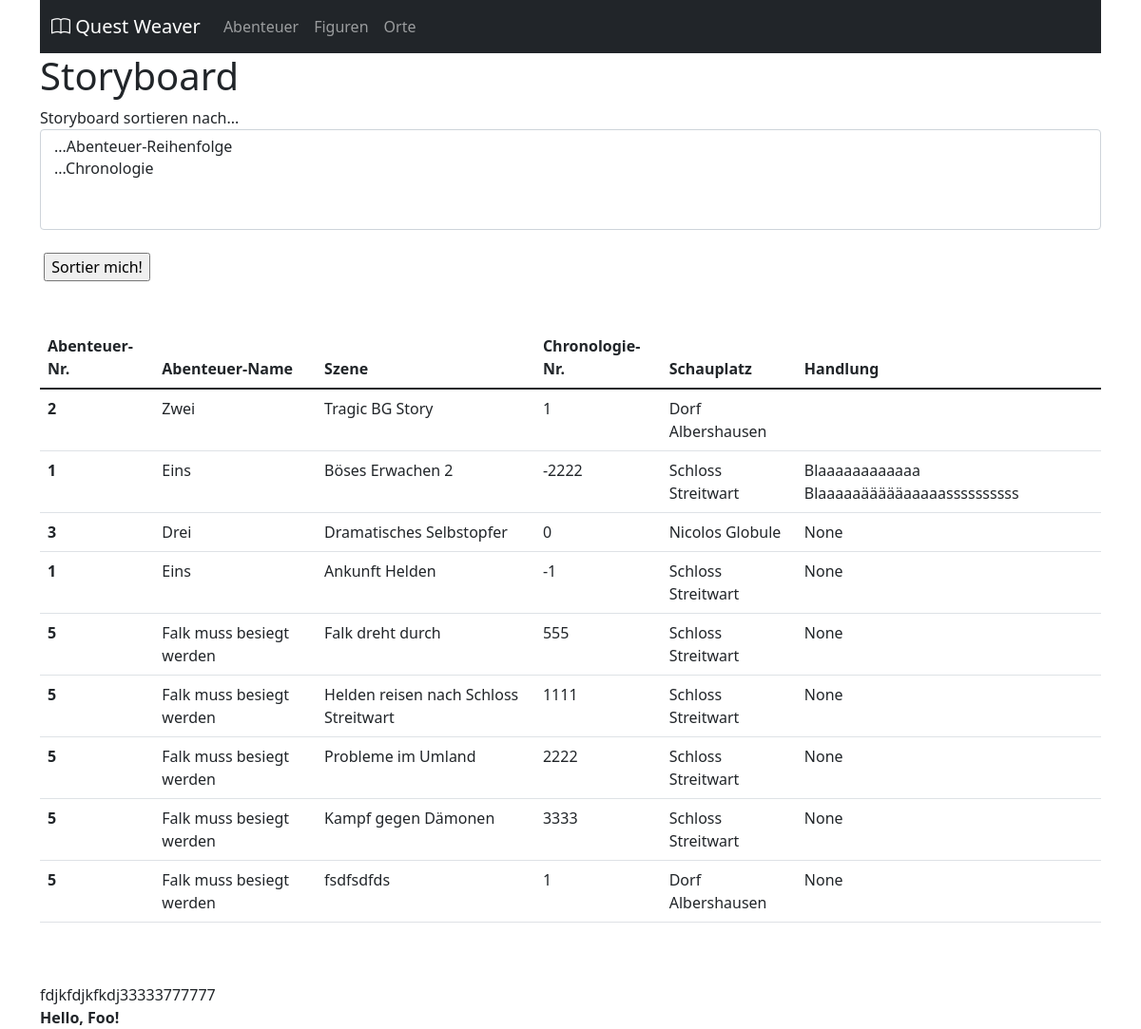
The app's page /app/ with its own data.
### app/models.py (models this page shows, shortened)
class Szene(models.Model):
    name = models.CharField(max_length=200)
    kapitel = models.ForeignKey(to="Kapitel", on_delete=models.CASCADE)
    chronologie = models.IntegerField()
    ort = models.ForeignKey(to="Ortliste", on_delete=models.CASCADE)
    beschreibung = models.TextField(null=True, blank=True)
    kommentar = models.TextField(null=True, blank=True)

class Kapitel(models.Model):
    name = models.CharField(max_length=200)
    kapitelNr = models.IntegerField(unique=True)
    kommentar = models.TextField(null=True, blank=True)
    def __str__(self):
        return self.name

class Ortliste(models.Model):
    name = models.CharField(max_length=200)
    kommentar = models.TextField(null=True, blank=True)
    geographische_lage = models.CharField(max_length=200, null=True, blank=True)
    beschreibung_des_ortes = models.TextField(null=True, blank=True)
    bevölkerung_und_gesellschaft = models.TextField(null=True, blank=True)
    quests_und_interaktionsmöglichkeiten = models.TextField(null=True, blank=True)
    gefahren_und_bedrohungen = models.TextField(null=True, blank=True)
    gerüchte_und_legenden = models.TextField(null=True, blank=True)
    def __str__(self):
        return self.name

### app/views.py (the view)
# urls.py: 2. Add a URL to urlpatterns:  path('', views.home, name='home')
def home(request):
    szenen = models.Szene.objects.all()
    if request.POST: #prüft ob ein Request reinkommt
        var1 = request.POST["sortierung"]
        if var1 == "kapitel":
            szenen = models.Szene.objects.all().order_by("kapitel") #sortieren nach Kapitelnummern
        if var1 == "chronologie":
            szenen = models.Szene.objects.all().order_by("chronologie") #sortieren nach Chronologienummern
    figuren = models.Figur.objects.all()
    context = {"szenen": szenen, "figuren": figuren}
    return render(request, "home.html", context)

### app/templatetags/custom_tags.py (called while the page is built)
@register.simple_tag
def hello_world(name):
    return f"Hello, {name}!"

### app/templates/home.html (shortened to what this page needs)
{% load static %}
{% load custom_tags %}
{% include "header.html" %}
    <body>
      <div class="container">
      {% include "navbar.html" %}
<h1>Storyboard</h1>
<form action="{% url 'home' %}" method="post">
  <label for="sortierung">Storyboard sortieren nach... </label>
        <select name="sortierung" id="sortierung" class="form-select" multiple aria-label="multiple select example">
        <option value="kapitel">...Abenteuer-Reihenfolge</option>
        <option value="chronologie">...Chronologie</option>
        </select><br>
        <input type="submit" value="Sortier mich!">
</form>
<br><br>
<table class="table">
  <thead class="thead-dark">
    <tr>
      <th scope="col">Abenteuer-Nr.</th>
      <th scope="col">Abenteuer-Name</th>
      <th scope="col">Szene</th>
      <th scope="col">Chronologie-Nr.</th>
      <th scope="col">Schauplatz</th>
      <th scope="col">Handlung</th>
    </tr>
  </thead>
  <tbody>{% for szene in szenen %}
    <tr>
      <th scope="row">{{szene.kapitel.kapitelNr}}</th>
      <td>{{szene.kapitel}}</td>
      <td>{{szene.name}}</td>
      <td>{{szene.chronologie}}</td>
      <td>{{szene.ort}}</td>
      <td>{{szene.beschreibung}}</td>
    </tr>
    {% endfor %}</tbody>
</table>
<br><br>
fdjkfdjkfkdj33333777777<br>
{% load static %}
<div id="id_div">
    {% hello_world 'Foo' as salute_text %}
    <strong> {{ salute_text }} </strong>
</div>
</div>
</body>

### app/templates/header.html (shortened to what this page needs)
<!DOCTYPE html>
<head>
    <link href="https://cdn.jsdelivr.net/npm/bootstrap@5.1.3/dist/css/bootstrap.min.css" rel="stylesheet">
    <link rel="stylesheet" href="https://cdn.jsdelivr.net/npm/bootstrap-icons@1.5.0/font/bootstrap-icons.css">
</head>

### app/templates/navbar.html (shortened to what this page needs)
<nav class="navbar navbar-expand-lg navbar-dark bg-dark">
    <div class="container-fluid">
      <a class="navbar-brand" href="{% url 'homereal' %}"><i class="bi bi-book"></i> Quest Weaver</a>
      <div class="collapse navbar-collapse" id="navbarSupportedContent">
        <ul class="navbar-nav me-auto mb-2 mb-lg-0">
          <li class="nav-item">
            <a class="nav-link" href="{% url 'kapitel' %}">Abenteuer</a>
          </li>
          <li class="nav-item">
            <a class="nav-link" href="{% url 'figuren' %}">Figuren</a>
          </li>
          <li class="nav-item">
            <a class="nav-link" href="{% url 'ortliste' %}">Orte</a>
          </li>
        </ul>
      </div></div>
  </nav>

### records on screen
Szene: kapitel.kapitelNr "2", kapitel "Zwei", name "Tragic BG Story", chronologie "1", ort "Dorf Albershausen"
Szene: kapitel.kapitelNr "1", kapitel "Eins", name "Böses Erwachen 2", chronologie "-2222", ort "Schloss Streitwart", beschreibung "Blaaaaaaaaaaaa Blaaaaaäääääaaaaassssssssss"
Szene: kapitel.kapitelNr "3", kapitel "Drei", name "Dramatisches Selbstopfer", chronologie "0", ort "Nicolos Globule", beschreibung "None"
Szene: kapitel.kapitelNr "1", kapitel "Eins", name "Ankunft Helden", chronologie "-1", ort "Schloss Streitwart", beschreibung "None"
Szene: kapitel.kapitelNr "5", kapitel "Falk muss besiegt werden", name "Falk dreht durch", chronologie "555", ort "Schloss Streitwart", beschreibung "None"
Szene: kapitel.kapitelNr "5", kapitel "Falk muss besiegt werden", name "Helden reisen nach Schloss Streitwart", chronologie "1111", ort "Schloss Streitwart", beschreibung "None"
Szene: kapitel.kapitelNr "5", kapitel "Falk muss besiegt werden", name "Probleme im Umland", chronologie "2222", ort "Schloss Streitwart", beschreibung "None"
Szene: kapitel.kapitelNr "5", kapitel "Falk muss besiegt werden", name "Kampf gegen Dämonen", chronologie "3333", ort "Schloss Streitwart", beschreibung "None"
Szene: kapitel.kapitelNr "5", kapitel "Falk muss besiegt werden", name "fsdfsdfds", chronologie "1", ort "Dorf Albershausen", beschreibung "None"

### other values on screen
{{ salute_text }} "Hello, Foo!"
